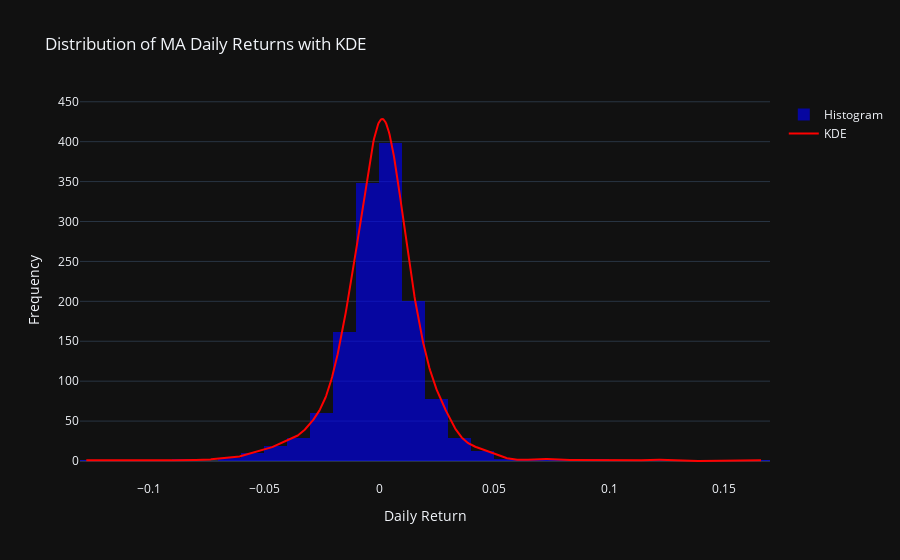

Notebook code cell kept with this figure:
### Markdown cell above
#### Now let's look at a distribution of daily returns for MA.

### Code cell
# Calculating the pct_change of the Close column
ma_data = ma_data.copy()
ma_data.loc[:, 'daily_return'] = ma_data['Close_core'].pct_change()

# Plotting this new feature, with n = 50 bins as a default
daily_returns = ma_data['daily_return'].dropna()

# Calculating the KDE for the daily returns
kde = gaussian_kde(daily_returns)
x_vals = np.linspace(daily_returns.min(), daily_returns.max(), 1000)
kde_vals = kde(x_vals)

# Calculating the histogram first without plotting
hist_values, bin_edges = np.histogram(daily_returns, bins = 50)

# Calculate the bin width
manual_scaling_factor = max(hist_values) / max(kde_vals) * 1.7

# Plotting histogram of daily returns
fig = go.Figure(data = [go.Histogram(x = daily_returns, nbinsx=50, name = 'Histogram', marker_color = 'blue', opacity = 0.6)])

# Scaling for the KDE Curve is needed here
#scaling_factor = max(hist_values) / max(kde_vals)
kde_vals_scaled = kde_vals * manual_scaling_factor

# Plotting the KDE Curve
fig.add_trace(go.Scatter(x = x_vals, y = kde_vals_scaled, mode = 'lines', name = 'KDE', line = dict(color = 'red')))

fig.update_layout(title = 'Distribution of MA Daily Returns with KDE', xaxis_title = 'Daily Return', yaxis_title = 'Frequency', template = 'plotly_dark')
fig.show()

### Figure 1 — Plotly figure (JSON) as saved in the notebook; plotly's stock layout.template omitted (floating-point values rounded to 4 significant figures; data arrays with more than 128 entries replaced by an {"elided": "..."} marker saying what was removed)
{"data": [{"marker": {"color": "blue"}, "name": "Histogram", "nbinsx": 50, "opacity": 0.6, "type": "histogram", "x": {"elided": "1364 float values"}}, {"line": {"color": "red"}, "mode": "lines", "name": "KDE", "type": "scatter", "x": {"elided": "1000 float values"}, "y": {"elided": "1000 float values"}}], "layout": {"title": {"text": "Distribution of MA Daily Returns with KDE"}, "xaxis": {"title": {"text": "Daily Return"}}, "yaxis": {"title": {"text": "Frequency"}}}}
